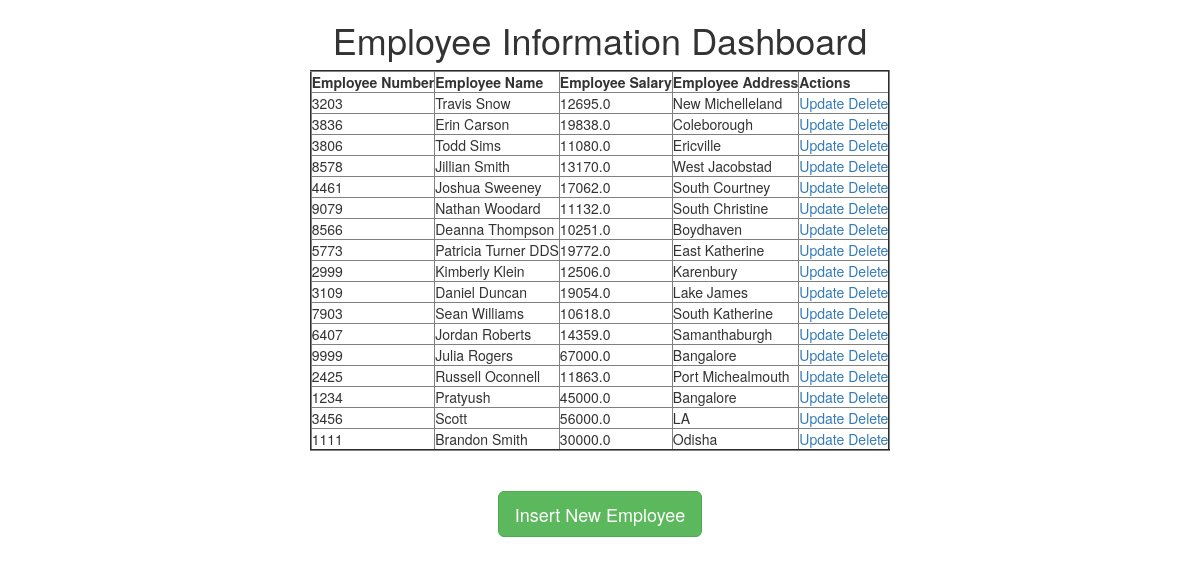
The page / on the database its author committed.
### testapp/models.py (models this page shows)
class Employee(models.Model):
    eno=models.IntegerField()
    ename=models.CharField(max_length=64)
    esal=models.FloatField()
    eaddr=models.CharField(max_length=256)

### testapp/views.py (the view)
# urls.py: url(r'^$', views.retrieve_view),
def retrieve_view(request):
    emp_list=Employee.objects.all()
    my_dict={'emp_list':emp_list}
    return render(request,'testapp/index.html',context=my_dict)

### templates/testapp/index.html
<!DOCTYPE html>
{% extends 'testapp/base.html'%}
   {% block body_block%}
   <h1>Employee Information Dashboard</h1>
   {% if emp_list %}
     <table border="2">
       <thead>
       <th>Employee Number</th>
       <th>Employee Name</th>
       <th>Employee Salary</th>
       <th>Employee Address</th>
       <th>Actions</th>
        </thead>
        {% for emp in emp_list %}
        <tr>
          <td>{{emp.eno}}</td>
          <td>{{emp.ename}}</td>
          <td>{{emp.esal}}</td>
          <td>{{emp.eaddr}}</td>
          <td> <a href="/update/{{emp.id}}">Update</a> <a href="/delete/{{emp.id}}">Delete</a></td>
        </tr>
         {% endfor %}
      </table><br><br>
      <a href="/create" class="btn btn-success btn-lg">Insert New Employee</a>
      {%else%}
      <p>No Employees Found</p>
      {%endif%}
   {%endblock%}

### templates/testapp/base.html (shortened to what this page needs)
<!DOCTYPE html>
<html lang="en" dir="ltr">
  <head>
    <link rel="stylesheet" href="https://maxcdn.bootstrapcdn.com/bootstrap/3.3.7/css/bootstrap.min.css">
  </head>
  <body>
    <div class="container" align='center'>
      {% block body_block%}
      {%endblock%}
    </div>
  </body>
</html>

### rows shown on the page
Employee: eno "3203", ename "Travis Snow", esal "12695.0", eaddr "New Michelleland"
Employee: eno "3836", ename "Erin Carson", esal "19838.0", eaddr "Coleborough"
Employee: eno "3806", ename "Todd Sims", esal "11080.0", eaddr "Ericville"
Employee: eno "8578", ename "Jillian Smith", esal "13170.0", eaddr "West Jacobstad"
Employee: eno "4461", ename "Joshua Sweeney", esal "17062.0", eaddr "South Courtney"
Employee: eno "9079", ename "Nathan Woodard", esal "11132.0", eaddr "South Christine"
Employee: eno "8566", ename "Deanna Thompson", esal "10251.0", eaddr "Boydhaven"
Employee: eno "5773", ename "Patricia Turner DDS", esal "19772.0", eaddr "East Katherine"
Employee: eno "2999", ename "Kimberly Klein", esal "12506.0", eaddr "Karenbury"
Employee: eno "3109", ename "Daniel Duncan", esal "19054.0", eaddr "Lake James"
Employee: eno "7903", ename "Sean Williams", esal "10618.0", eaddr "South Katherine"
Employee: eno "6407", ename "Jordan Roberts", esal "14359.0", eaddr "Samanthaburgh"
Employee: eno "9999", ename "Julia Rogers", esal "67000.0", eaddr "Bangalore"
Employee: eno "2425", ename "Russell Oconnell", esal "11863.0", eaddr "Port Michealmouth"
Employee: eno "1234", ename "Pratyush", esal "45000.0", eaddr "Bangalore"
Employee: eno "3456", ename "Scott", esal "56000.0", eaddr "LA"
Employee: eno "1111", ename "Brandon Smith", esal "30000.0", eaddr "Odisha"
